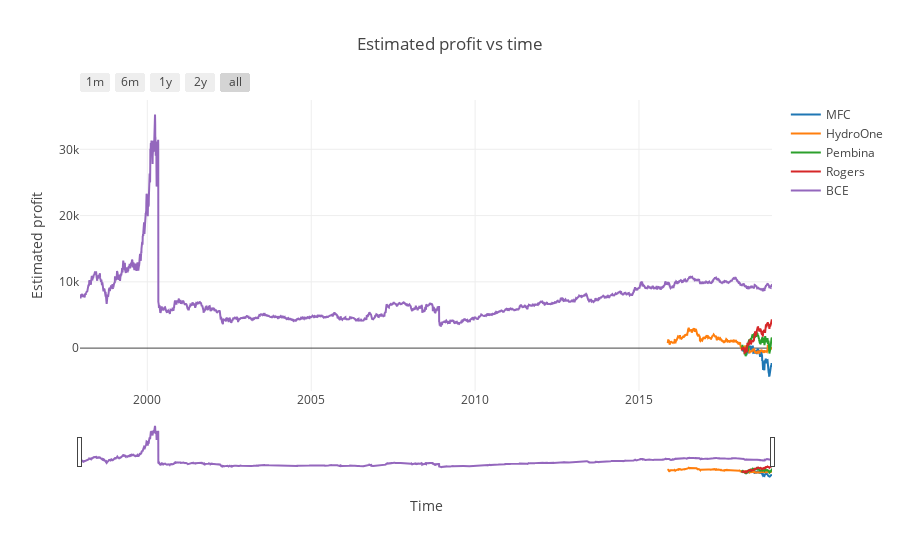

Notebook source saved alongside this figure:
### Code cell
plot_EstProfitVsDate(myP)

### Figure 1 — Plotly figure (JSON) as saved in the notebook; plotly's stock layout.template omitted (floating-point values rounded to 4 significant figures; data arrays with more than 128 entries replaced by an {"elided": "..."} marker saying what was removed)
{"data": [{"mode": "lines", "name": "MFC", "type": "scatter", "uid": "d283f730-94ae-40b9-bf63-30052ef7c144", "x": {"elided": "229 str values"}, "y": {"elided": "229 float values"}}, {"mode": "lines", "name": "HydroOne", "type": "scatter", "uid": "d910c098-c426-45f7-b837-daf36081c95e", "x": {"elided": "798 str values"}, "y": {"elided": "798 float values"}}, {"mode": "lines", "name": "Pembina", "type": "scatter", "uid": "4ac779f7-2fb9-4960-ad03-507250a2506b", "x": {"elided": "233 str values"}, "y": {"elided": "233 float values"}}, {"mode": "lines", "name": "Rogers", "type": "scatter", "uid": "bfce6f21-8328-44c3-9cc2-026d92106de6", "x": {"elided": "233 str values"}, "y": {"elided": "233 float values"}}, {"mode": "lines", "name": "BCE", "type": "scatter", "uid": "e7c46fb2-90f7-4e4b-86cf-a2f647bc1ad7", "x": {"elided": "5303 str values"}, "y": {"elided": "5303 float values"}}], "layout": {"title": "Estimated profit vs time", "xaxis": {"rangeselector": {"buttons": [{"count": 1, "label": "1m", "step": "month", "stepmode": "backward"}, {"count": 6, "label": "6m", "step": "month", "stepmode": "backward"}, {"count": 1, "label": "1y", "step": "year", "stepmode": "backward"}, {"count": 2, "label": "2y", "step": "year", "stepmode": "backward"}, {"step": "all"}]}, "rangeslider": {"visible": true}, "title": "Time", "type": "date"}, "yaxis": {"title": "Estimated profit"}}}
